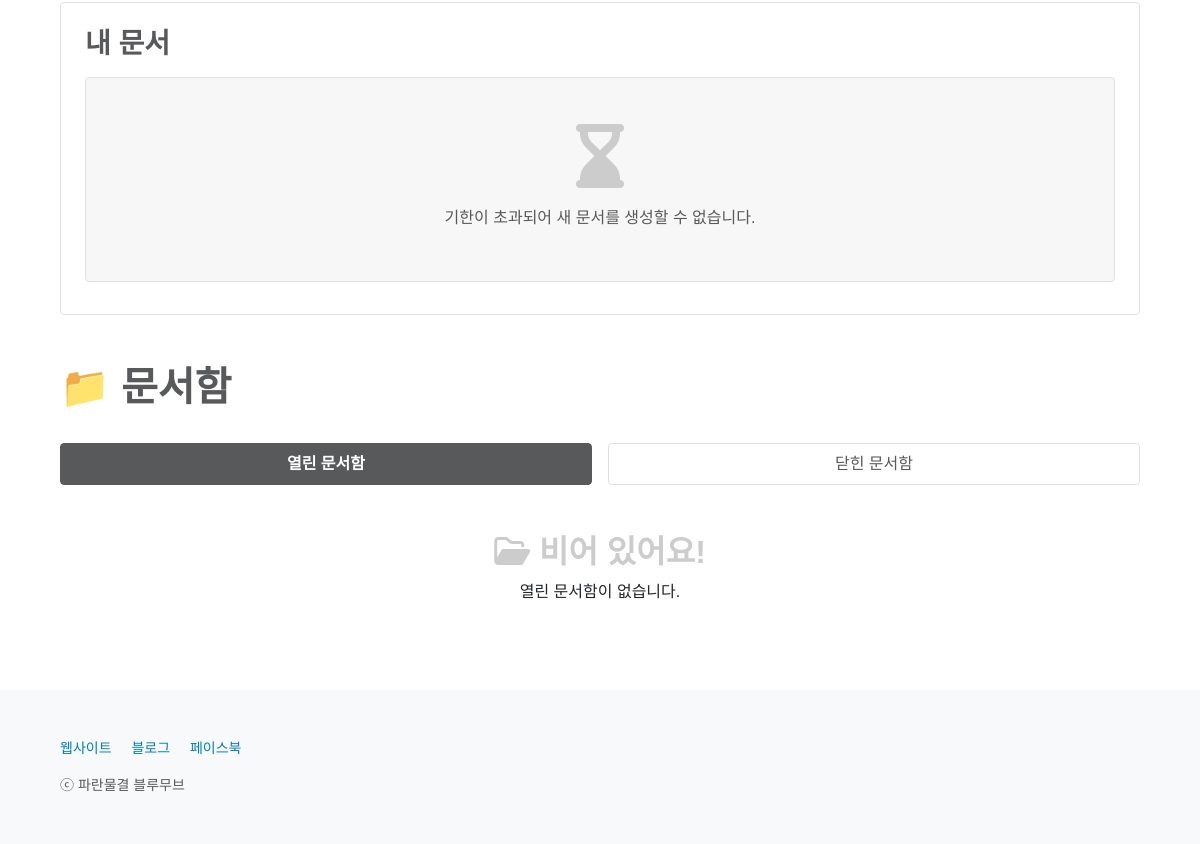
The page /box/47/ (lower part) on the database as committed earlier.
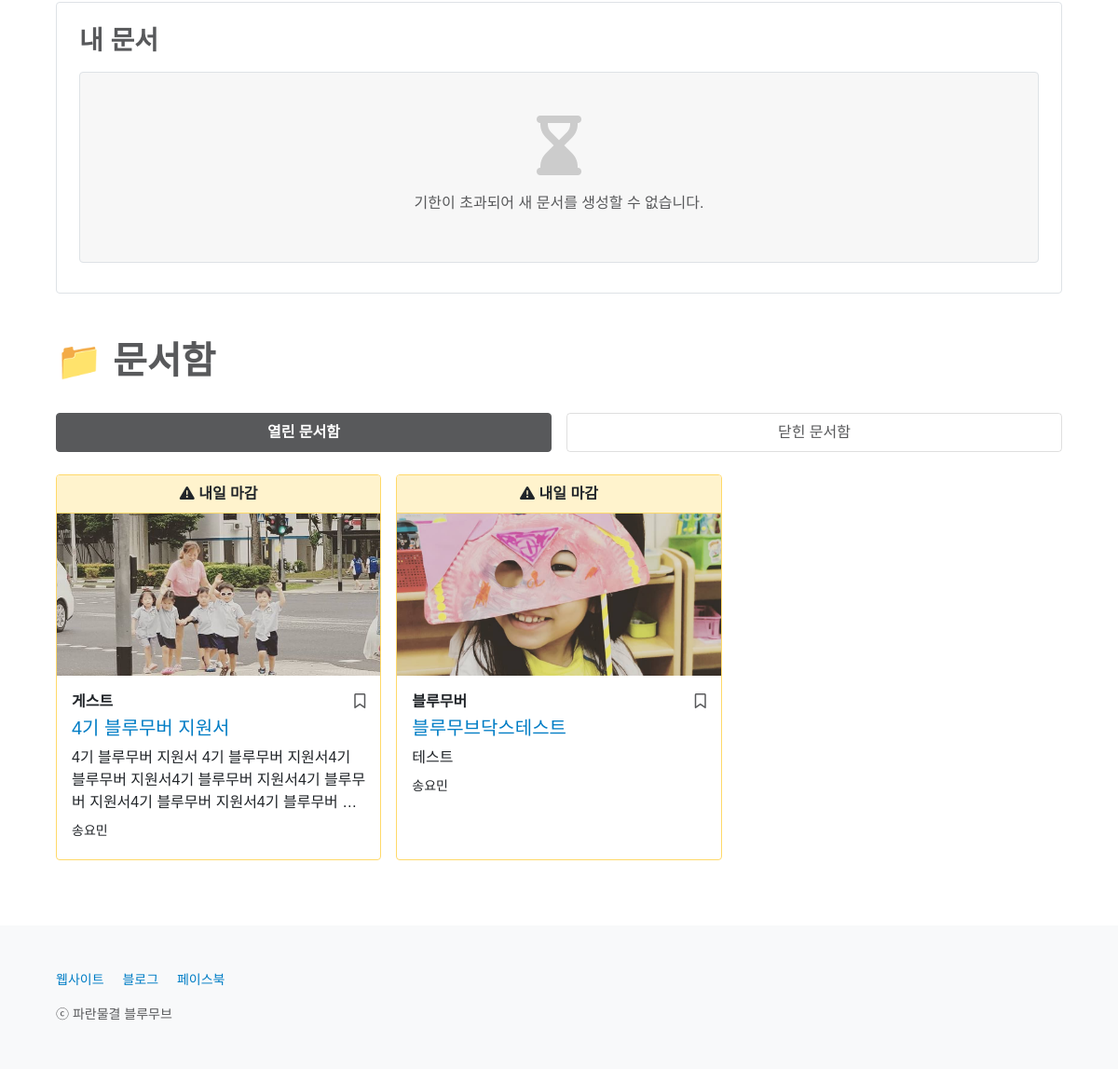
The same page on the database as committed later.
### box/models.py (models this page shows, shortened)
class Box(models.Model):
    CATEGORY_CHOICES = {
        ('bluemover', '블루무버'),
        ('guest', '게스트'),
    }
    title = models.CharField(max_length = 50)
    writer = models.ForeignKey(User, on_delete=models.CASCADE)
    category = models.CharField(max_length = 50, choices = CATEGORY_CHOICES)
    drive_name = models.CharField(max_length = 50, null = True, blank = True)
    folder_name = models.CharField(max_length = 50, null = True, blank = True)
    folder_id = models.CharField(max_length = 100, null = True, blank = True)
    document_id = models.CharField(max_length = 300)
    channel_id = models.CharField(max_length = 50)
    channel_name = models.CharField(max_length = 50)
    deadline = models.DateField()
    deadline_update_flag = models.BooleanField(default = False)
    content = RichTextField()
    content_update_flag = models.BooleanField(default = False)
    image = models.ImageField(upload_to='images/', null = True, blank = True)
    created_at = models.DateField(auto_now_add = True)
    updated_at = models.DateField(auto_now = True)
    box_favorite_user_set = models.ManyToManyField(User, blank = True, related_name="box_favorite_user_set", through="Favorite")
    @property
    def deadline_is_yet_to_come(self):
        return datetime.date.today() + datetime.timedelta(days = 2) <= self.deadline
    @property
    def deadline_is_tomorrow(self):
        return datetime.date.today() + datetime.timedelta(days = 1) == self.deadline
    @property
    def deadline_is_today(self):
        return datetime.date.today() == self.deadline
    @property
    def deadline_is_over(self):
        return datetime.date.today() > self.deadline

### box/views.py (the view)
# urls.py: path('<int:id>/', read, name='read'),
def read(request, id):
    if request.user.is_authenticated:
        profile = Profile.objects.get(user=request.user)
        if not profile.info_update_flag == True:
            return redirect('users:write_info', request.user.id)
        else:
            None
    else:
        None
    box = Box.objects.get(pk=id)
    opened_boxes = Box.objects.filter(deadline__gte=datetime.date.today()).order_by('deadline')
    closed_boxes = Box.objects.filter(deadline__lt=datetime.date.today()).order_by('deadline')
    page = request.GET.get('page', 1)
    opened_paginator = Paginator(opened_boxes, 9)
    closed_paginator = Paginator(closed_boxes, 9)
    try:
        opened_boxes = opened_paginator.page(page)
        closed_boxes = closed_paginator.page(page)
    except PageNotAnInteger:
        opened_boxes = opened_paginator.page(1)
        closed_boxes = closed_paginator.page(1)
    except EmptyPage:
        opened_boxes = opened_paginator.page(opened_paginator.num_pages)
        closed_boxes = closed_paginator.page(closed_paginator.num_pages)
    if request.user.is_authenticated:
        if request.user == box.writer:
            all_docs = box.docs.filter(Q(submit_flag=True) & Q(reject_flag=False) & Q(return_flag=False)).order_by('-id')
            for doc in all_docs:
                if doc.user.profile.level == 'bluemover':
                    doc_src = "https://docs.google.com/document/d/" + doc.file_id
                    try:
                        urllib.request.urlopen(doc_src)
                    except urllib.error.HTTPError:
                        doc.delete()
                        return redirect('box:read', id=doc.box.id)
                else:
                    None
        elif request.user.profile.level == 'bluemover':
            all_docs = box.docs.filter(user=request.user)
            for doc in all_docs:
                if doc.delete_flag == True:
                    None
                else:
                    doc_src = "https://docs.google.com/document/d/" + doc.file_id
                    try:
                        urllib.request.urlopen(doc_src)
                    except urllib.error.HTTPError:
                        if doc.return_flag == True:
                            doc.delete_flag = True
                            doc.save()
                            return redirect('box:read', id=doc.box.id)
                        else:
                            doc.delete()
                            return redirect('box:read', id=doc.box.id)
        else:
            all_docs = box.docs.filter(user=request.user)
    else:
        all_docs = None
    return render(request, 'box/read.html', {'box': box, 'opened_boxes': opened_boxes, 'closed_boxes': closed_boxes, 'all_docs': all_docs})

### box/templates/box/read.html (shortened to what this page needs)
{% extends 'base.html' %}
{% block content %}
<main class="px-2 px-md-5">
    {% if not user.is_authenticated %}
    <div class="container-md">
        <div class="container-md border rounded px-sm-4 px-3 py-4">
            <div class="d-flex justify-content-between">
                <h3 class="mb-3" style="font-weight: 600; color: #58595B;">내 문서</h3>
            </div>
            <div class="container-md border rounded text-center mb-2" style="background-color: rgba(0,0,0,.03); padding-top: 2rem; padding-bottom: 3.2rem;">
                {% if box.deadline_is_over %}
                    <span style="color: #CCCCCC; font-size: 4rem;"><i class="fas fa-hourglass-end"></i></span><br>
                    <span style="color: #58595B;">기한이 초과되어 새 문서를 생성할 수 없습니다.</span>
                {% else %}
                    <span style="color: #CCCCCC; font-size: 4rem;"><i class="fas fa-file-medical"></i></span><br>
                    <span style="color: #58595B;">새 문서를 생성하려면 로그인하세요.</span>
                {% endif %}
            </div>
        </div>
    </div>
    {% endif %}
    <div class="container-md mt-5">
        <h1 class="mb-4" style="font-weight: 600; color: #58595B;">📁 문서함</h1>
        {% include 'shared/_boxcard.html' %}
    </div>
</main>
{% endblock %}

### home/templates/shared/_boxcard.html (shortened to what this page needs)
<div class="pt-2">
    <ul class="nav nav-pills mb-3 nav-justified gap-3" id="pills-tab" role="tablist">
        <li class="nav-item mb-2" id="forBoxCSS" role="presentation">
            <a class="nav-link active" id="pills-opened-tab" data-bs-toggle="pill" href="#pills-opened" role="tab" aria-controls="pills-opened" aria-selected="true">열린 문서함</a>
        </li>
        <li class="nav-item mb-2" id="forBoxCSS" role="presentation">
            <a class="nav-link" id="pills-closed-tab" data-bs-toggle="pill" href="#pills-closed" role="tab" aria-controls="pills-closed" aria-selected="false">닫힌 문서함</a>
        </li>
    </ul>
</div>
<div class="tab-content" id="pills-tabContent">
    <div class="tab-pane fade show active" id="pills-opened" role="tabpanel" aria-labelledby="pills-opened-tab">
        <div class="row row-cols-1 row-cols-lg-3 row-cols-md-2 g-3" id="insideOpenedTab">
            {% for box in opened_boxes %}
            {% if box.deadline_is_over %}
            <div style="display: none;">
            {% else %}
            <div class="col">
            {% endif %}
                {% include 'shared/_boxcard_tabdata.html' %}
            </div>
            {% empty %}
            <div class="col" id="openedEmptyFlag"></div>
            <div class="col text-center"><br><h2 style="color: #CCCCCC; font-weight: 600;"><i class="far fa-folder-open"></i> 비어 있어요!</h2><p>열린 문서함이 없습니다.</p></div>
            {% endfor %}
        </div>
    </div>
</div>

### home/templates/shared/_boxcard_tabdata.html (shortened to what this page needs)
{% if box.deadline_is_tomorrow %}
<div class="card h-100" style="border: 1px solid #FFD969;">
{% elif box.deadline_is_today %}
<div class="card h-100" style="border: 1px solid #F5B5BC;">
{% elif box.deadline_is_over %}
<div class="card h-100" style="border: 1px solid #bcbebf;">
{% else %}
<div class="card h-100">
{% endif %}
    {% if box.deadline_is_tomorrow %}
    <div class="card-header d-flex justify-content-center" style="background-color: #fff3cd; border-bottom: 1px solid #FFD969;">
        <p class="m-0" style="font-weight: 600;">
            <i class="fas fa-exclamation-triangle"></i>
            {% if box.deadline_update_flag %}
            내일 마감 (일정 변경)
            {% else %}
            내일 마감
            {% endif %}
        </p>
    </div>
    {% endif %}
    <div class="ratio" style="--aspect-ratio: 50%; position: relative; text-align: center;">
        <a href="{% url 'box:read' box.id %}{{ request.get_full_path|cut:request.path }}" onclick="openBox{{ box.id }}({{ box.id }});">
            <img src="
                {% if box.image %}
                    {{ box.image.url }}
                {% else %}
                    /static/images/1800x900-default.png
                {% endif %}
            " class="card-img-top hide{{ box.id }}-01" alt="문서함 이미지" style="height: 100%; object-fit: cover; object-position: 50% 50%; border-top-left-radius: 0; border-top-right-radius: 0;">
        </a>
    </div>
    <div class="card-body mb-1">
        <div class="d-flex w-100 justify-content-between">
            <p class="card-text mb-1" style="font-weight: 600;">
                {% if box.category == 'bluemover' %}
                    블루무버
                {% elif box.category == 'guest' %}
                    게스트
                {% else %}
                    알 수 없음
                {% endif %}
            </p>
            {% if user.is_authenticated %}
            {% if not request.path == '/box/' %}
            <a class="bookmark" href="{% url 'box:box_favorite' box.id %}?next={{ request.get_full_path }}#boxListPosition">
            {% else %}
            <a class="bookmark" href="{% url 'box:box_favorite' box.id %}?next={{ request.get_full_path }}">
            {% endif %}
                {% if user in box.box_favorite_user_set.all %}
                <p class="mb-1"><i class="fas fa-bookmark"></i></p>
                {% else %}
                <p class="mb-1"><i class="far fa-bookmark"></i></p>
                {% endif %}
            </a>
            {% else %}
            <a type="button" class="bookmark" data-bs-toggle="modal" data-bs-target="#listloginModal">
                <p class="mb-1"><i class="far fa-bookmark"></i></p>
            </a>
            {% endif %}
        </div>
        <h5 class="card-title" style="overflow: hidden; text-overflow: ellipsis; display: -webkit-box; -webkit-line-clamp: 2; -webkit-box-orient: vertical;"><a href="{% url 'box:read' box.id %}{{ request.get_full_path|cut:request.path }}" onclick="openBox{{ box.id }}({{ box.id }});">{{ box.title }}</a></h5>
        <p class="card-text mb-2" style="overflow: hidden; text-overflow: ellipsis; display: -webkit-box; -webkit-line-clamp: 3; -webkit-box-orient: vertical;">
            {{ box.content|striptags|safe }}
        </p>
        <div class="d-flex w-100 justify-content-between">
            <small>{{ box.writer.last_name }}{{ box.writer.first_name }}</small>
        </div>
    </div>
</div>

Rows that differ between the two databases and show on the page:
added Box: deadline "2021-03-02" (drawn), image (picture), category "게스트", title "4기 블루무버 지원서", content "4기 블루무버 지원서 4기 블루무버 지원서4기 블루무버 지원서4기 블루무버 지원서4기 블루무버 지원서4기 블루무버 지원서4기…", writer.last_name "송", writer.first_name "요민"
added Box: deadline "2021-03-02" (drawn), image (picture), category "블루무버", title "블루무브닥스테스트", content "테스트", writer.last_name "송", writer.first_name "요민"
Other text that changed with them:
text no longer shown: "비어 있어요! 열린 문서함이 없습니다."
